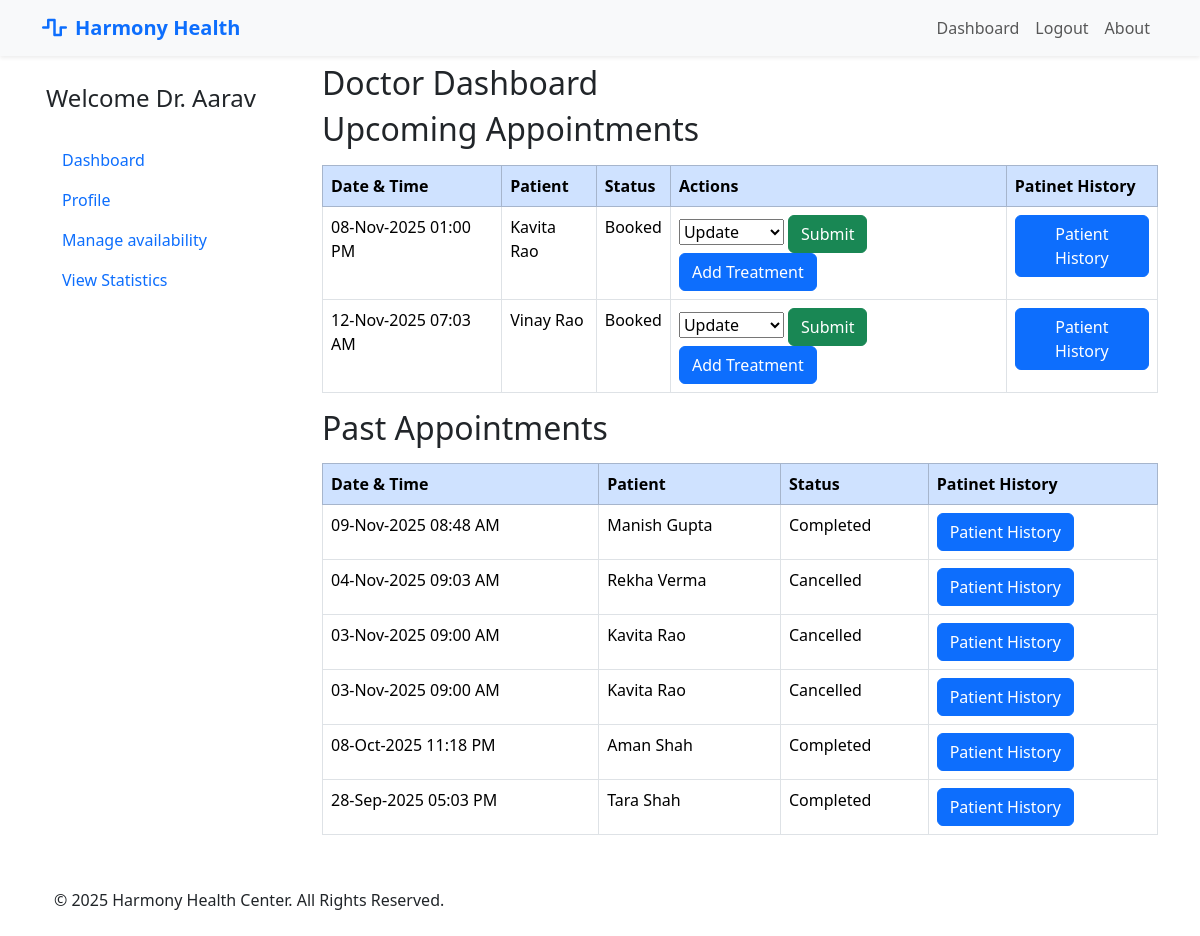
/doctor/ (signed in), run on an earlier commit of the app's database.
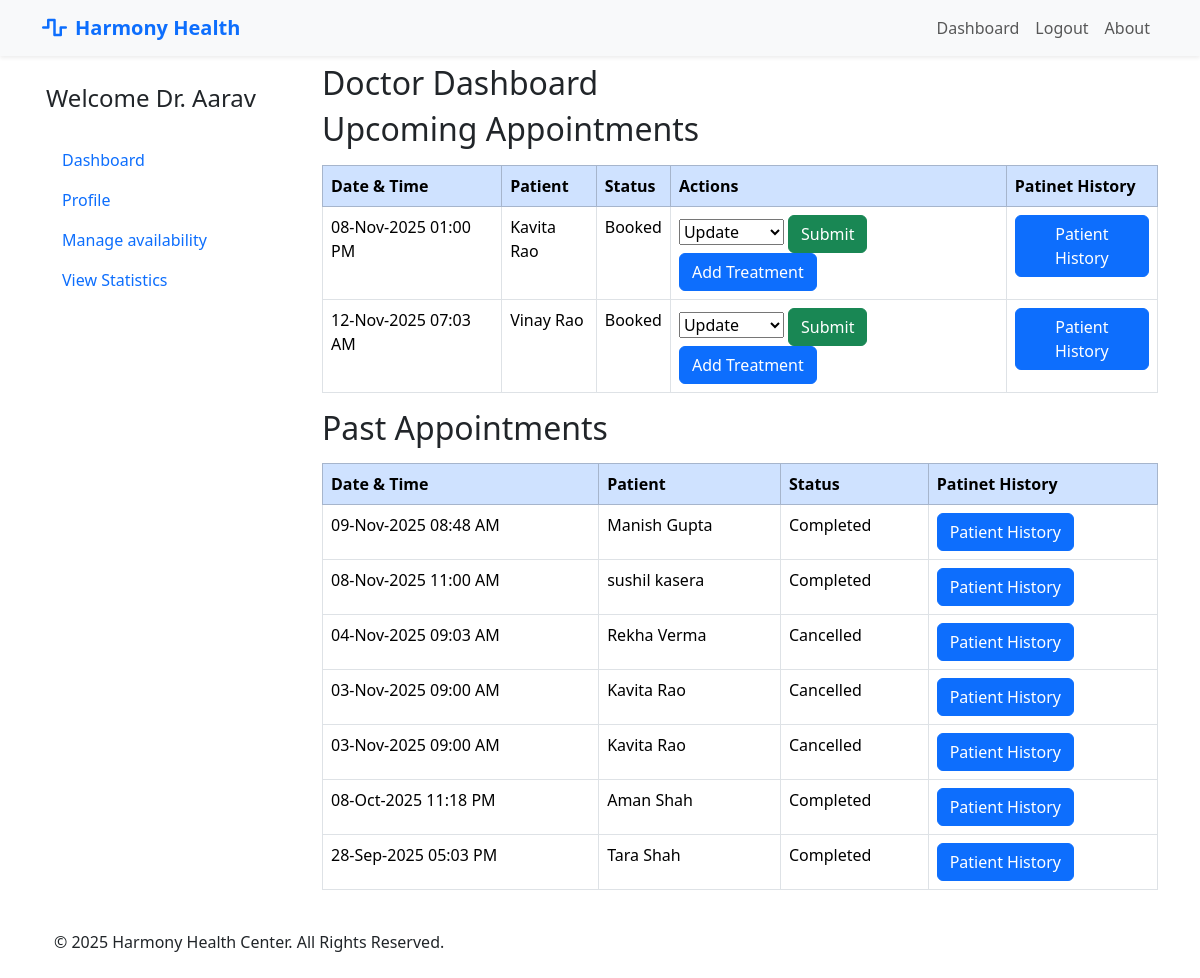
And on a later commit of the database.
### models.py (models this page shows, shortened)
class Appointment(db.Model):
    __tablename__ = 'appointments'
    id = db.Column(db.Integer, primary_key=True)
    patient_id = db.Column(db.Integer, db.ForeignKey('users.id'), nullable=False)
    patient = db.relationship('User', foreign_keys=[patient_id], back_populates='patient_appointments')
    appointment_datetime = db.Column(db.DateTime, nullable=False)
    reason = db.Column(db.Text)
    status = db.Column(db.String(20), nullable=False, default='Booked')
    created_at = db.Column(db.DateTime, default=datetime.utcnow)
    doctor_id = db.Column(db.Integer, db.ForeignKey('users.id'), nullable=False)
    doctor = db.relationship('User', foreign_keys=[doctor_id], back_populates='doctor_appointments')
    treatment = db.relationship('Treatment', back_populates='appointment', uselist=False, cascade='all, delete-orphan')

class User(UserMixin, db.Model):
    __tablename__ = 'users'
    id = db.Column(db.Integer, primary_key=True)
    email = db.Column(db.String(150), unique=True, nullable=False)
    password = db.Column(db.String(200), nullable=False)
    first_name = db.Column(db.String(100), nullable=False)
    last_name = db.Column(db.String(100), nullable=False)
    created_at = db.Column(db.DateTime, default=datetime.utcnow)
    role = db.Column(db.String(20), nullable=False)
    contact_number = db.Column(db.String(100), nullable=True)
    gender = db.Column(db.String(10), nullable=True)
    dob = db.Column(db.Date, nullable=True)
    address = db.Column(db.String(255), nullable=True)
    patient_appointments = db.relationship('Appointment', foreign_keys='Appointment.patient_id', back_populates='patient', lazy=True)
    qualification = db.Column(db.String(200))
    specialization_id = db.Column(db.Integer, db.ForeignKey('departments.id'), nullable=True)
    specialization = db.relationship('Department', back_populates='doctors')
    doctor_appointments = db.relationship('Appointment', foreign_keys='Appointment.doctor_id', back_populates='doctor', lazy=True)

### routes/doctor.py (the view)
@doctor.route('/')
@login_required
def dashboard():
    check_user_role('doctor')
    appointments = (
        Appointment.query.filter(
            Appointment.doctor_id == current_user.id,
            Appointment.status == 'Booked',
        )
        .order_by(Appointment.appointment_datetime.asc())
        .all()
    )
    past_appt = (
        Appointment.query.filter(
            Appointment.doctor_id == current_user.id,
            Appointment.status != 'Booked',
        )
        .order_by(Appointment.appointment_datetime.desc())
        .all()
    )
    return render_template('doctor/dashboard.html', appointments=appointments,  past_appointments=past_appt)

### app.py (called while the page is built)
def create_app():
    app = Flask(__name__)
    app.secret_key = 'app_secret_key'
    app.config['SQLALCHEMY_DATABASE_URI'] = 'sqlite:///hospital.db'
    db.init_app(app)
    bcrypt.init_app(app)
    login_manager.init_app(app)
    login_manager.login_view = 'auth.login'
    @login_manager.user_loader
    def load_user(user_id):
        return User.query.get(int(user_id))
    app.register_blueprint(auth, url_prefix='/auth')
    app.register_blueprint(admin, url_prefix='/admin')
    app.register_blueprint(doctor, url_prefix='/doctor')
    app.register_blueprint(patient, url_prefix='/patient')
    app.register_blueprint(api_bp, url_prefix='/api')
    with app.app_context():
        db.create_all()
        print('Database Created Successfully !!')
    return app

### routes/auth.py (called while the page is built)
def check_user_role(role):
    if current_user.role not in role:
        flash(f'You must be an {role} to view this page.')
        return redirect(url_for('auth.login'))

### templates/doctor/dashboard.html (shortened to what this page needs)
{% extends "base.html" %}
{% block main %}
<h2>Doctor Dashboard</h2>
<h2 class="mb-3">Upcoming Appointments</h2>
{% if appointments %}
<div class="table-responsive">
    <table class="table table-bordered table-hover">
        <thead class="table-primary">
            <tr>
                <th>Date & Time</th>
                <th>Patient</th>
                <th>Status</th>
                <th>Actions</th>
                <th>Patinet History</th>
            </tr>
        </thead>
        <tbody>
            {% for appt in appointments %}
            <tr>
                <td>{{ appt.appointment_datetime.strftime('%d-%b-%Y %I:%M %p') }}</td>
                <td>{{ appt.patient.first_name }} {{ appt.patient.last_name }}</td>
                <td>{{ appt.status }}</td>
                <td>
                    <form action="{{ url_for('doctor.update_status', id=appt.id) }}" method="POST" class="d-inline">
                        <select name="status" class="">
                            <option selected disabled>Update</option>
                        </select>
                        <button class="btn btn-success">Submit</button>
                    </form>
                    <a href="{{ url_for('doctor.treatment', id=appt.id) }}" class="btn btn-primary">Add Treatment</a>
                </td>
                <td> <a href="{{ url_for('doctor.patient_history', id=appt.patient.id) }}" class="btn btn-primary">Patient History</a>
                </td>
            </tr>
            {% endfor %}
        </tbody>
    </table>
</div>
{% else %}
<p class="text-muted">No upcoming appointments.</p>
{% endif %}
<h2 class="mb-3">Past Appointments</h2>
<div class="table-responsive">
    <table class="table table-bordered table-hover">
        <thead class="table-primary">
            <tr>
                <th>Date & Time</th>
                <th>Patient</th>
                <th>Status</th>
                <th>Patinet History</th>
            </tr>
        </thead>
        <tbody>
            {% for appt in past_appointments %}
            <tr>
                <td>{{ appt.appointment_datetime.strftime('%d-%b-%Y %I:%M %p') }}</td>
                <td>{{ appt.patient.first_name }} {{ appt.patient.last_name }}</td>
                <td>{{ appt.status }}</td>
                <td> <a href="{{ url_for('doctor.patient_history', id=appt.patient.id) }}" class="btn btn-primary">Patient History</a>
                </td>
            </tr>
            {% endfor %}
        </tbody>
    </table>
</div>
{% endblock %}

What changed in the data, as far as the page shows it:
added Appointment: appointment_datetime "08-Nov-2025 11:00 AM", patient.first_name "sushil", patient.last_name "kasera", status "Completed", shown under "Past Appointments"
